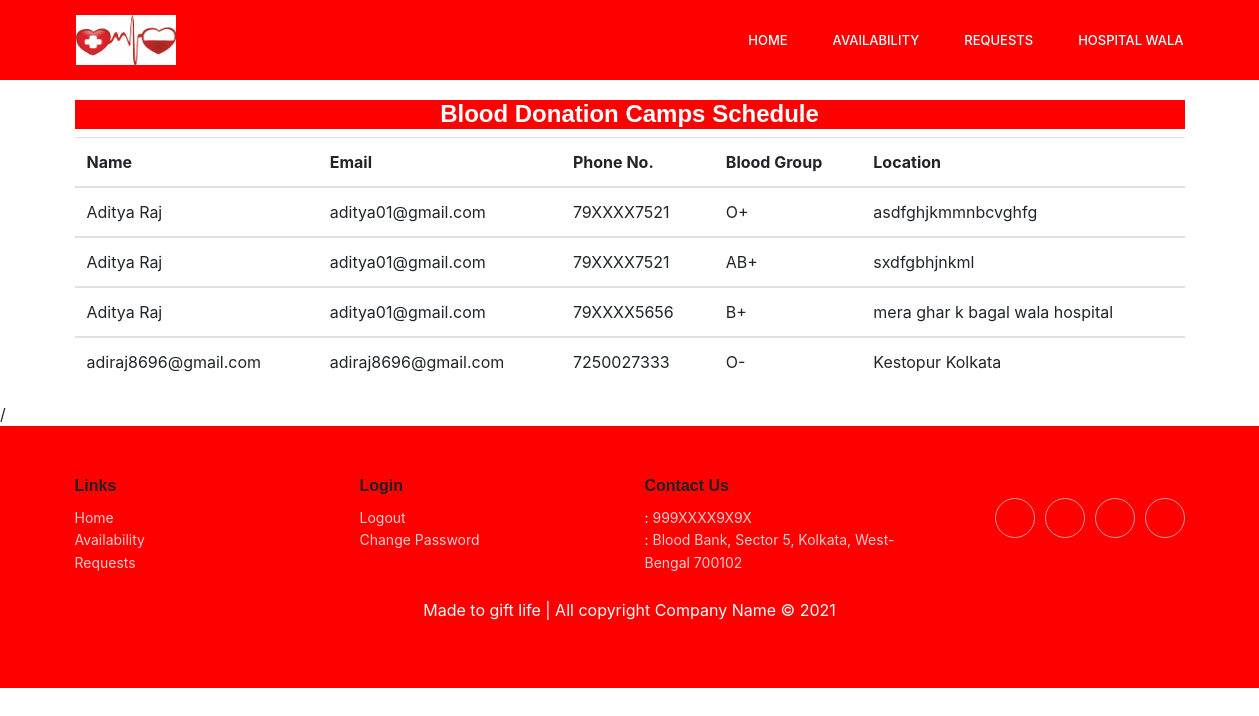
The app's page /hospital/request.php (signed in) with its own data.
### tables this page shows
CREATE TABLE `request` (
  `id` int(11) NOT NULL,
  `name` text NOT NULL,
  `email` text NOT NULL,
  `phone` text NOT NULL,
  `bloodgroup` text NOT NULL,
  `location` text NOT NULL,
  `userid` text NOT NULL,
  `hospitalid` int(11) NOT NULL,
  `status` text NOT NULL
);

### hospital/request.php (the view, shortened to what this page needs)
<?php include ('../config.php');
    $name=$_SESSION['hospital']['name'];
    $id=$_SESSION['hospital']['id'];
?>
<!doctype html>
<html lang="en">
  <head>
    <link rel="stylesheet" href="https://stackpath.bootstrapcdn.com/bootstrap/4.3.1/css/bootstrap.min.css">
    <link rel="stylesheet" href="../css/style.css">
    <link rel="stylesheet" href="../css/responsive.css">
    <link rel="stylesheet" href="https://cdnjs.cloudflare.com/ajax/libs/ionicons/2.0.1/css/ionicons.min.css">
  </head>
  <body>
    <header class="header_area" style="background-color: red;">
      <div class="main_menu">
        <div class="container">
          <nav class="navbar navbar-expand-lg navbar-light">
            <div class="container">
              <a class="navbar-brand logo_h" href="afteruserlogin.php"><img src="../images/logo.jpg" alt="" height="50" width="100"></a>
              <div class="collapse navbar-collapse offset" id="navbarSupportedContent">
                <ul class="nav navbar-nav menu_nav ml-auto">
                  <li class="nav-item"><a class="nav-link" href="afterhospitallogin.php">Home</a></li>
                  <li class="nav-item"><a class="nav-link" href="availabilityupdate.php">Availability</a></li>
                  <li class="nav-item"><a class="nav-link" href="request.php">Requests</a></li>
                  <li class="nav-item submenu dropdown">
                    <a href="#" class="nav-link dropdown-toggle" data-toggle="dropdown" role="button" aria-haspopup="true" aria-expanded="false"><?php echo $name; ?></a>
                  </li>
                </ul>
              </div>
            </div>
          </nav>
        </div>
      </div>
    </header>
    <section>
      <div class="donation-table">
        <div class="container">
          <?php
            $exec = mysqli_query($bloodbank,"SELECT * FROM request WHERE hospitalid=$id ORDER BY id DESC") or die(mysqli_error($bloodbank));
            $count = mysqli_num_rows($exec);
            if($count>0){
          ?>
          <table class="table">
            <h4 style="color: white; background-color: red; text-align: center;">Blood Donation Camps Schedule</h4>
            <thead>
              <tr>
                <th scope="col">Name</th>
                <th scope="col">Email</th>
                <th scope="col">Phone No.</th>
                <th scope="col">Blood Group</th>
                <th scope="col">Location</th>
              </tr>
            </thead>
            <?php
              while($row = mysqli_fetch_array($exec)) {
            ?>
            <tbody>
              <tr>
                <td><?php echo $row['name'] ?></td>
                <td><?php echo $row['email'] ?></td>
                <td><?php echo $row['phone'] ?></td>
                <td><?php echo $row['bloodgroup'] ?></td>
                <td><?php echo $row['location'] ?></td>
              </tr>
            </tbody>
            <?php } ?>
          </table>
          <?php
              }else {
                echo "No records found";
              }
          ?>
        </div>
      </div>/
    </section>
    <div class="footer-clean">
        <footer>
            <div class="container">
                <div class="row justify-content-center" style="color: white;">
                    <div class="col-sm-4 col-md-3 item">
                        <h3>Links</h3>
                        <ul>
                            <li><a href="afterhospitallogin.php">Home</a></li>
                            <li><a href="availabilityupdate.php">Availability</a></li>
                            <li><a href="request.php">Requests</a></li>
                        </ul>
                    </div>
                    <div class="col-sm-4 col-md-3 item">
                        <h3>Login</h3>
                        <ul>
                            <li><a href="logout.php">Logout</a></li>
                            <li><a href="#">Change Password</a></li>
                        </ul>
                    </div>
                    <div class="col-sm-4 col-md-3 item">
                        <h3>Contact Us</h3>
                        <ul>
                            <li><i class="ion-ios-telephone"> </i> : <a href="#"> 999XXXX9X9X</a></li>
                            <li><i class="ion-ios-location"> </i> : <a href="#"> Blood Bank, Sector 5, Kolkata, West-Bengal 700102</a></li>
                        </ul>
                    </div>
                    <div class="col-lg-3 item social"><a href="#"></a><a href="#"></a><a href="#"></a><a href="#"></a>
                    </div>
                    <div>
                      <br>
                      <p class="" style="color: white;">Made to gift life | All copyright Company Name © 2021</p>
                    </div>
                </div>
            </div>
        </footer>
    </div>
  </body>
</html>

### css/style.css (style rules this page uses)
body { line-height: 25px; font-size: 15px; font-family: "Roboto", sans-serif; font-weight: normal; color: #777777; }
h1, h2, h3, h4, h5, h6 { font-family: "Poppins", sans-serif; font-weight: 600; color: #222222; }
a { text-decoration: none; transition: all 0.3s ease-in-out; }
.header_area { position: absolute; width: 100%; top: 0; left: 0; z-index: 99999; transition: background 0.4s, all 0.3s linear; }
.header_area .container { padding: 0px 8px; }
.header_area .navbar { background: transparent; padding: 0px; border: 0px; border-radius: 0px; }
.header_area .navbar .nav .nav-item { margin-right: 45px; }
.header_area .navbar .nav .nav-item .nav-link { font-size: 13px; font-weight: 500; line-height: 80px; text-transform: uppercase; color: #ffffff; padding: 0px; display: inline-block; }
.header_area .navbar .nav .nav-item .nav-link:after { display: none; }
.header_area .navbar .nav .nav-item.submenu { position: relative; }
.header_area .navbar .nav .nav-item:last-child { margin-right: 0px; }
.footer-clean { padding:50px 0; background-color:red; color:#4b4c4d; }
.footer-clean h3 { margin-top:10; margin-bottom:12px; font-weight:bold; font-size:16px; }
.footer-clean ul { padding:0; list-style:none; line-height:1.6; font-size:14px; margin-bottom:0; }
.footer-clean ul a { color:inherit; text-decoration:none; opacity:0.8; }
.footer-clean .item.social { text-align:right; }
.footer-clean .item.social > a { font-size:24px; width:40px; height:40px; line-height:40px; display:inline-block; text-align:center; border-radius:50%; border:1px solid #ccc; margin-left:10px; margin-top:22px; color:inherit; opacity:0.75; }
.donation-table { margin-top: 100px; }

### records on screen
request: name "Aditya Raj", email "aditya01@gmail.com", phone "79XXXX7521", bloodgroup "O+", location "asdfghjkmmnbcvghfg"
request: name "Aditya Raj", email "aditya01@gmail.com", phone "79XXXX7521", bloodgroup "AB+", location "sxdfgbhjnkml"
request: name "Aditya Raj", email "aditya01@gmail.com", phone "79XXXX5656", bloodgroup "B+", location "mera ghar k bagal wala hospital"
request: name "adiraj8696@gmail.com", email "adiraj8696@gmail.com", phone "7250027333", bloodgroup "O-", location "Kestopur Kolkata"

### other values on screen
$name "HOSPITAL WALA"
